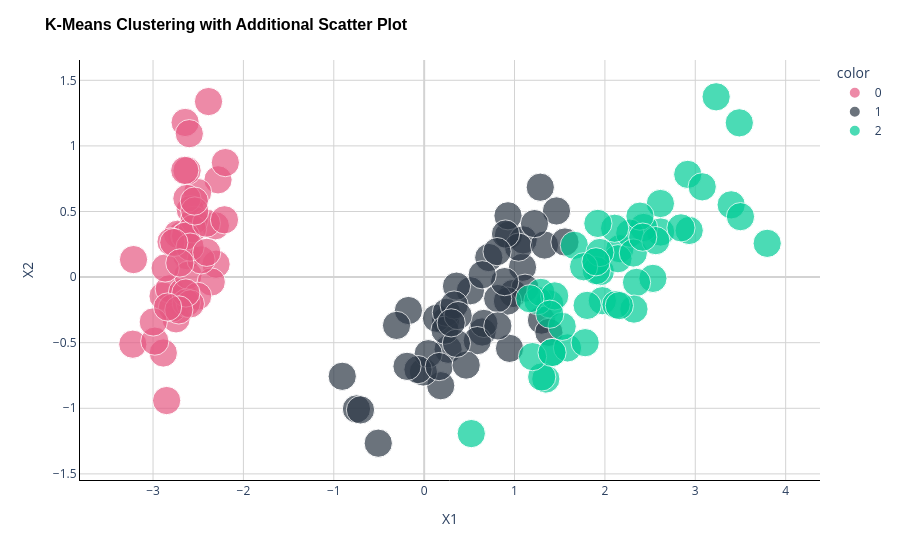

The code cell stored with this chart in its notebook:
### Markdown cell above
Para verlo graficamente, volvemos ajustar el modelo pero ahora para todos los datos, así podemos comparar visualmente con el gráfico de arriba:

### Code cell
forest = RandomForestClassifier(n_estimators=100, random_state=42)
y_pred = forest.fit(pca, y).predict(pca)

# Existing scatter plot
figure = px.scatter(
    x=pca.iloc[:, 0],
    y=pca.iloc[:, 1],
    color=y_pred.astype(str),
    color_discrete_map={'0': '#E65983', '1': '#2D3846'},
    size=[1] * pca.shape[0],
)

# Update layout
figure.update_layout(
    title='K-Means Clustering with Additional Scatter Plot',
    title_font=dict(size=16, family='Arial', color='black', weight='bold'),
    xaxis_title='X1',
    yaxis_title='X2',
    plot_bgcolor='white',
    yaxis=dict(showgrid=True, gridcolor='LightGray', showline=True, linecolor='Black', zeroline=True, zerolinecolor='LightGray'),
    xaxis=dict(showgrid=True, gridcolor='LightGray', showline=True, linecolor='Black', zeroline=True, zerolinecolor='LightGray'),
)

figure.show()

### Figure 1 — Plotly figure (JSON) as saved in the notebook; plotly's stock layout.template omitted (floating-point values rounded to 4 significant figures)
{"data": [{"hovertemplate": "color=0<br>x=%{x}<br>y=%{y}<br>size=%{marker.size}<extra></extra>", "legendgroup": "0", "marker": {"color": "#E65983", "size": [1, 1, 1, 1, 1, 1, 1, 1, 1, 1, 1, 1, 1, 1, 1, 1, 1, 1, 1, 1, 1, 1, 1, 1, 1, 1, 1, 1, 1, 1, 1, 1, 1, 1, 1, 1, 1, 1, 1, 1, 1, 1, 1, 1, 1, 1, 1, 1, 1, 1], "sizemode": "area", "sizeref": 0.0025, "symbol": "circle"}, "mode": "markers", "name": "0", "orientation": "v", "showlegend": true, "type": "scatter", "x": [-2.684, -2.714, -2.889, -2.745, -2.729, -2.281, -2.821, -2.626, -2.886, -2.673, -2.507, -2.613, -2.786, -3.224, -2.645, -2.386, -2.624, -2.648, -2.2, -2.588, -2.31, -2.544, -3.216, -2.303, -2.356, -2.507, -2.469, -2.562, -2.64, -2.632, -2.587, -2.41, -2.649, -2.599, -2.637, -2.866, -2.625, -2.801, -2.981, -2.59, -2.77, -2.849, -2.997, -2.406, -2.209, -2.714, -2.538, -2.839, -2.543, -2.703], "xaxis": "x", "y": [0.3194, -0.177, -0.1449, -0.3183, 0.3268, 0.7413, -0.08946, 0.1634, -0.5783, -0.1138, 0.6451, 0.01473, -0.2351, -0.5114, 1.179, 1.338, 0.8107, 0.3118, 0.8728, 0.5136, 0.3913, 0.433, 0.1335, 0.09871, -0.03728, -0.146, 0.131, 0.3677, 0.312, -0.197, -0.2043, 0.4109, 0.8134, 1.093, -0.1213, 0.06936, 0.5994, 0.2686, -0.488, 0.229, 0.2635, -0.941, -0.3419, 0.1889, 0.4367, -0.2502, 0.5038, -0.2279, 0.5794, 0.1077], "yaxis": "y"}, {"hovertemplate": "color=1<br>x=%{x}<br>y=%{y}<br>size=%{marker.size}<extra></extra>", "legendgroup": "1", "marker": {"color": "#2D3846", "size": [1, 1, 1, 1, 1, 1, 1, 1, 1, 1, 1, 1, 1, 1, 1, 1, 1, 1, 1, 1, 1, 1, 1, 1, 1, 1, 1, 1, 1, 1, 1, 1, 1, 1, 1, 1, 1, 1, 1, 1, 1, 1, 1, 1, 1, 1, 1, 1, 1, 1], "sizemode": "area", "sizeref": 0.0025, "symbol": "circle"}, "mode": "markers", "name": "1", "orientation": "v", "showlegend": true, "type": "scatter", "x": [1.285, 0.9325, 1.464, 0.1833, 1.088, 0.6417, 1.095, -0.7491, 1.044, -0.008745, -0.5078, 0.5117, 0.265, 0.9849, -0.1739, 0.9279, 0.6603, 0.2361, 0.9447, 0.04523, 1.116, 0.3579, 1.298, 0.9217, 0.7149, 0.9002, 1.332, 1.558, 0.8133, -0.3056, -0.06813, -0.1896, 0.1364, 1.38, 0.588, 0.8069, 1.221, 0.8151, 0.246, 0.1664, 0.4648, 0.8908, 0.2305, -0.7045, 0.357, 0.3319, 0.3762, 0.6426, -0.9065, 0.299], "xaxis": "x", "y": [0.6852, 0.3183, 0.5043, -0.828, 0.07459, -0.4182, 0.2835, -1.005, 0.2284, -0.7231, -1.266, -0.104, -0.55, -0.1248, -0.2549, 0.4672, -0.353, -0.3336, -0.5431, -0.5838, -0.08462, -0.06893, -0.3278, -0.1827, 0.1491, 0.3285, 0.2444, 0.2675, -0.1634, -0.3683, -0.7052, -0.6803, -0.314, -0.421, -0.4843, 0.1942, 0.4076, -0.372, -0.2685, -0.6819, -0.6707, -0.03446, -0.4044, -1.012, -0.5049, -0.2127, -0.2932, 0.01774, -0.7561, -0.3489], "yaxis": "y"}, {"hovertemplate": "color=2<br>x=%{x}<br>y=%{y}<br>size=%{marker.size}<extra></extra>", "legendgroup": "2", "marker": {"color": "#00cc96", "size": [1, 1, 1, 1, 1, 1, 1, 1, 1, 1, 1, 1, 1, 1, 1, 1, 1, 1, 1, 1, 1, 1, 1, 1, 1, 1, 1, 1, 1, 1, 1, 1, 1, 1, 1, 1, 1, 1, 1, 1, 1, 1, 1, 1, 1, 1, 1, 1, 1, 1], "sizemode": "area", "sizeref": 0.0025, "symbol": "circle"}, "mode": "markers", "name": "2", "orientation": "v", "showlegend": true, "type": "scatter", "x": [2.531, 1.415, 2.617, 1.972, 2.35, 3.397, 0.5212, 2.933, 2.321, 2.917, 1.662, 1.803, 2.166, 1.346, 1.586, 1.904, 1.95, 3.487, 3.796, 1.301, 2.428, 1.199, 3.5, 1.389, 2.275, 2.614, 1.259, 1.291, 2.124, 2.388, 2.842, 3.231, 2.159, 1.444, 1.781, 3.076, 2.144, 1.905, 1.169, 2.108, 2.314, 1.922, 1.415, 2.563, 2.419, 1.944, 1.527, 1.764, 1.901, 1.39], "xaxis": "x", "y": [-0.009849, -0.5749, 0.3439, -0.1797, -0.04026, 0.5508, -1.193, 0.3555, -0.2438, 0.7828, 0.2422, -0.2156, 0.2163, -0.7768, -0.5396, 0.1193, 0.04194, 1.176, 0.2573, -0.7611, 0.3782, -0.6061, 0.4607, -0.2044, 0.335, 0.5609, -0.1797, -0.1167, -0.2097, 0.4646, 0.3753, 1.374, -0.2173, -0.1434, -0.4999, 0.6881, 0.1401, 0.0493, -0.165, 0.3723, 0.1837, 0.4092, -0.5749, 0.2779, 0.3048, 0.1875, -0.3753, 0.07886, 0.1166, -0.2827], "yaxis": "y"}], "layout": {"legend": {"itemsizing": "constant", "title": {"text": "color"}, "tracegroupgap": 0}, "margin": {"t": 60}, "plot_bgcolor": "white", "title": {"font": {"color": "black", "family": "Arial", "size": 16, "weight": "bold"}, "text": "K-Means Clustering with Additional Scatter Plot"}, "xaxis": {"anchor": "y", "domain": [0, 1], "gridcolor": "LightGray", "linecolor": "Black", "showgrid": true, "showline": true, "title": {"text": "X1"}, "zeroline": true, "zerolinecolor": "LightGray"}, "yaxis": {"anchor": "x", "domain": [0, 1], "gridcolor": "LightGray", "linecolor": "Black", "showgrid": true, "showline": true, "title": {"text": "X2"}, "zeroline": true, "zerolinecolor": "LightGray"}}}
